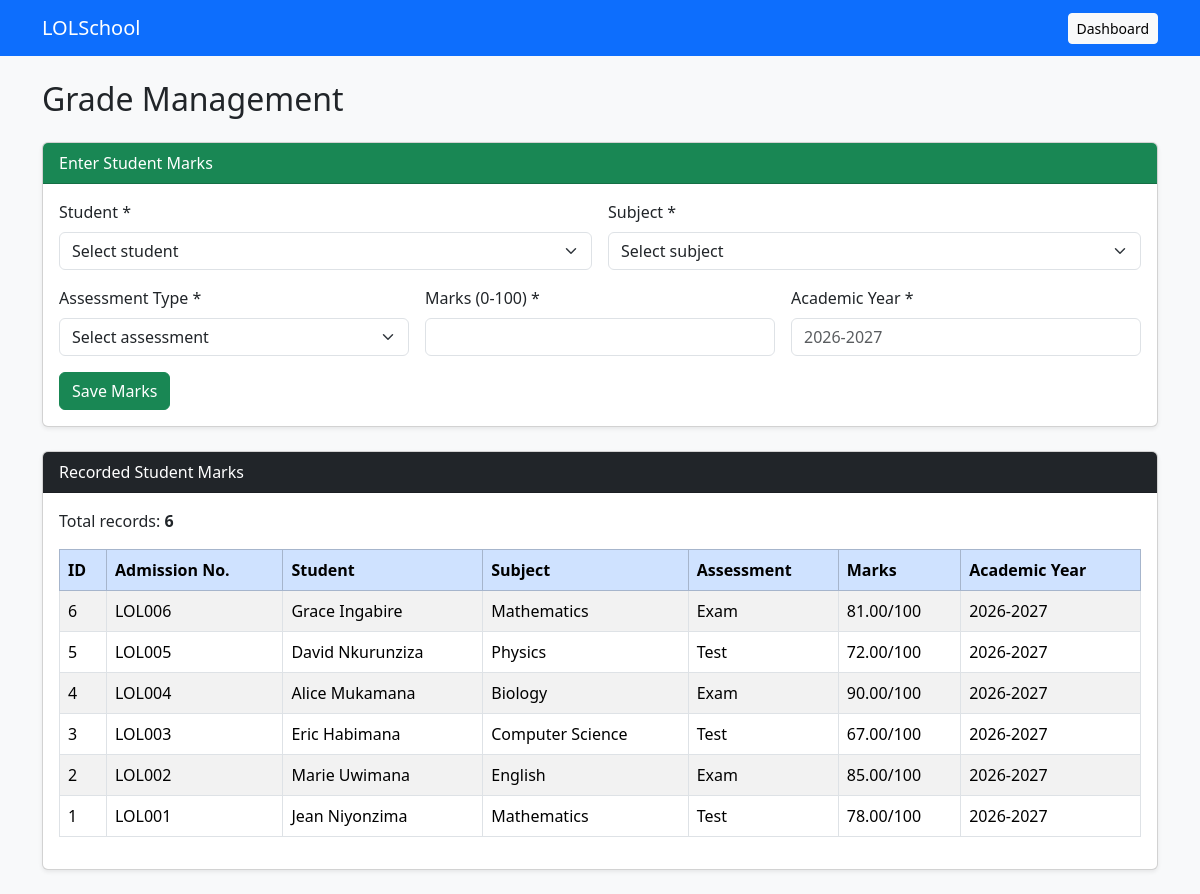
The page /grades.php on the database its author committed.
### tables this page shows
CREATE TABLE `grades` (
  `grade_id` int(11) NOT NULL,
  `student_id` int(11) NOT NULL,
  `subject_id` int(11) NOT NULL,
  `assessment_type` varchar(50) NOT NULL,
  `marks` decimal(5,2) NOT NULL,
  `academic_year` varchar(20) NOT NULL
);

CREATE TABLE `students` (
  `student_id` int(11) NOT NULL,
  `admission_number` varchar(30) NOT NULL,
  `names` varchar(100) NOT NULL,
  `gender` enum('Male','Female') NOT NULL,
  `date_of_birth` date NOT NULL,
  `class_id` int(11) NOT NULL,
  `phone_number` varchar(20) DEFAULT NULL,
  `address` varchar(150) DEFAULT NULL
);

CREATE TABLE `subjects` (
  `subject_id` int(11) NOT NULL,
  `subject_name` varchar(100) NOT NULL,
  `subject_code` varchar(20) NOT NULL
);

### grades.php (the view, shortened to what this page needs)
<?php
require_once "db.php";
$grades = $conn->query(
    "SELECT g.grade_id, s.names, s.admission_number,
            sub.subject_name, g.assessment_type,
            g.marks, g.academic_year
     FROM grades g
     INNER JOIN students s ON g.student_id = s.student_id
     INNER JOIN subjects sub ON g.subject_id = sub.subject_id
     ORDER BY g.grade_id DESC"
);
?>
<!DOCTYPE html>
<html lang="en">
<head>
    <link href="https://cdn.jsdelivr.net/npm/bootstrap@5.3.3/dist/css/bootstrap.min.css"
          rel="stylesheet">
</head>
<body class="bg-light">
<nav class="navbar navbar-dark bg-primary">
    <div class="container">
        <a href="index.php" class="navbar-brand">LOLSchool</a>
        <a href="index.php" class="btn btn-light btn-sm">Dashboard</a>
    </div>
</nav>
<div class="container py-4">
    <h2 class="mb-4">Grade Management</h2>
    <div class="card shadow-sm mb-4">
        <div class="card-header bg-success text-white">
            Enter Student Marks
        </div>
        <div class="card-body">
            <form method="POST" action="grades.php">
                <div class="row g-3">
                    <div class="col-md-6">
                        <label class="form-label">Student *</label>
                        <select name="student_id" class="form-select" required>
                            <option value="">Select student</option>
                        </select>
                    </div>
                    <div class="col-md-6">
                        <label class="form-label">Subject *</label>
                        <select name="subject_id" class="form-select" required>
                            <option value="">Select subject</option>
                        </select>
                    </div>
                    <div class="col-md-4">
                        <label class="form-label">Assessment Type *</label>
                        <select name="assessment_type" class="form-select" required>
                            <option value="">Select assessment</option>
                        </select>
                    </div>
                    <div class="col-md-4">
                        <label class="form-label">Marks (0-100) *</label>
                        <input type="number" name="marks"
                               class="form-control"
                               min="0" max="100" step="0.01" required>
                    </div>
                    <div class="col-md-4">
                        <label class="form-label">Academic Year *</label>
                        <input type="text" name="academic_year"
                               class="form-control"
                               placeholder="2026-2027"
                               pattern="[0-9]{4}-[0-9]{4}"
                               required>
                    </div>
                    <div class="col-12">
                        <button type="submit" class="btn btn-success">
                            Save Marks
                        </button>
                    </div>
                </div>
            </form>
        </div>
    </div>
    <div class="card shadow-sm">
        <div class="card-header bg-dark text-white">
            Recorded Student Marks
        </div>
        <div class="card-body">
            <p>
                Total records:
                <strong><?php echo $grades->num_rows; ?></strong>
            </p>
            <div class="table-responsive">
                <table class="table table-bordered table-striped">
                    <thead class="table-primary">
                        <tr>
                            <th>ID</th>
                            <th>Admission No.</th>
                            <th>Student</th>
                            <th>Subject</th>
                            <th>Assessment</th>
                            <th>Marks</th>
                            <th>Academic Year</th>
                        </tr>
                    </thead>
                    <tbody>
                    <?php if ($grades->num_rows > 0): ?>
                        <?php while ($grade = $grades->fetch_assoc()): ?>
                            <tr>
                                <td><?php echo (int)$grade["grade_id"]; ?></td>
                                <td><?php echo htmlspecialchars($grade["admission_number"]); ?></td>
                                <td><?php echo htmlspecialchars($grade["names"]); ?></td>
                                <td><?php echo htmlspecialchars($grade["subject_name"]); ?></td>
                                <td><?php echo htmlspecialchars($grade["assessment_type"]); ?></td>
                                <td><?php echo htmlspecialchars($grade["marks"]); ?>/100</td>
                                <td><?php echo htmlspecialchars($grade["academic_year"]); ?></td>
                            </tr>
                        <?php endwhile; ?>
                    <?php endif; ?>
                    </tbody>
                </table>
            </div>
        </div>
    </div>
</div>
</body>
</html>

### rows shown on the page
grades: grade_id "6", student.admission_number "LOL006", student.names "Grace Ingabire", subject.subject_name "Mathematics", assessment_type "Exam", marks "81.00", academic_year "2026-2027"
grades: grade_id "5", student.admission_number "LOL005", student.names "David Nkurunziza", subject.subject_name "Physics", assessment_type "Test", marks "72.00", academic_year "2026-2027"
grades: grade_id "4", student.admission_number "LOL004", student.names "Alice Mukamana", subject.subject_name "Biology", assessment_type "Exam", marks "90.00", academic_year "2026-2027"
grades: grade_id "3", student.admission_number "LOL003", student.names "Eric Habimana", subject.subject_name "Computer Science", assessment_type "Test", marks "67.00", academic_year "2026-2027"
grades: grade_id "2", student.admission_number "LOL002", student.names "Marie Uwimana", subject.subject_name "English", assessment_type "Exam", marks "85.00", academic_year "2026-2027"
grades: grade_id "1", student.admission_number "LOL001", student.names "Jean Niyonzima", subject.subject_name "Mathematics", assessment_type "Test", marks "78.00", academic_year "2026-2027"

### other values the page prints
$grades->num_rows "6"
